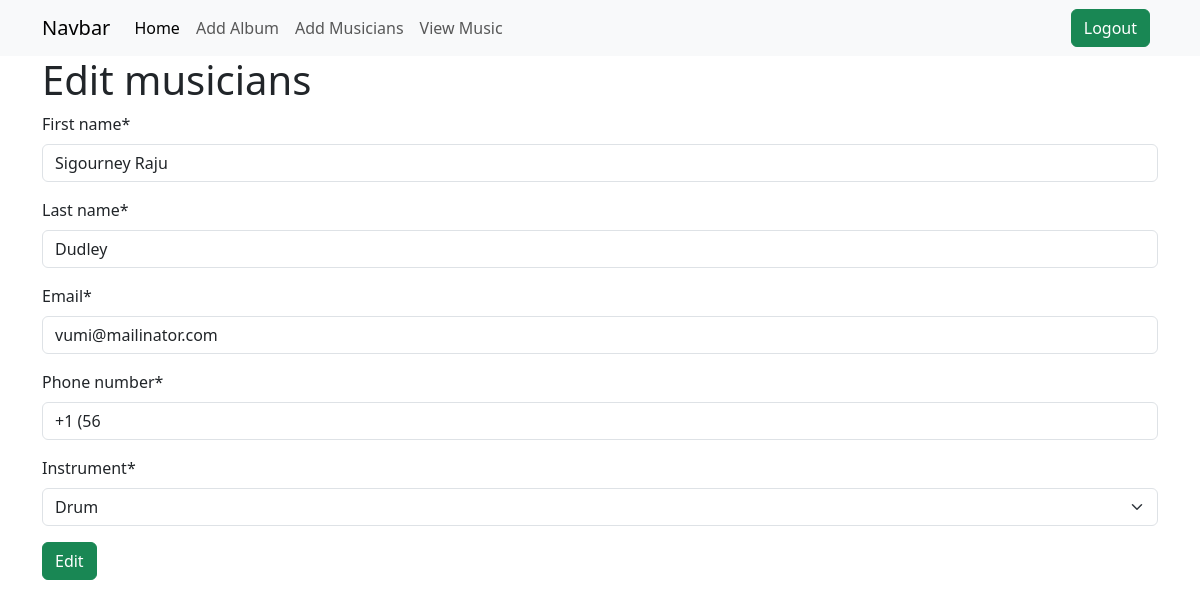
The page /musician/edit/musician/5 (signed in) on the database its author committed.
### musicians/models.py (models this page shows, shortened)
class Musician(models.Model):
    first_name = models.CharField(
        max_length=255, error_messages="Name can't be more than 255 characters")
    last_name = models.CharField(
        max_length=255, error_messages="Name can't be more than 255 characters")
    email = models.EmailField(
        unique=True, error_messages="Email must be unique and valid")
    phone_number = models.CharField(
        max_length=11, error_messages="Phone number must be 11 digits")
    instrument = models.CharField(max_length=50, choices=instruments_choices)

### musicians/views.py (the view)
@method_decorator(login_required, name="dispatch")
class UpdateMusicsView(UpdateView):
    model = Musician
    form_class = MusiciansForm
    pk_url_kwarg = 'id'
    template_name = 'editMusicians.html'
    success_url = reverse_lazy("view_musics")

### musicians/form.py
class MusiciansForm(ModelForm):
    class Meta:
        model = Musician
        fields = "__all__"

### musicians/templates/editMusicians.html (shortened to what this page needs)
{% extends "base.html" %}
{% load crispy_forms_tags %}
{% block mainContent %}
    <section class="container">
        <h1>Edit musicians</h1>
        <form method="post">
            {{ form |crispy }}
            <button class="btn btn-success">Edit</button>
        </form>
    </section>
{% endblock mainContent %}

### rows shown on the page
Musician: first_name "Sigourney Raju", last_name "Dudley", email "vumi@mailinator.com", phone_number "+1 (56", instrument "Drum"
